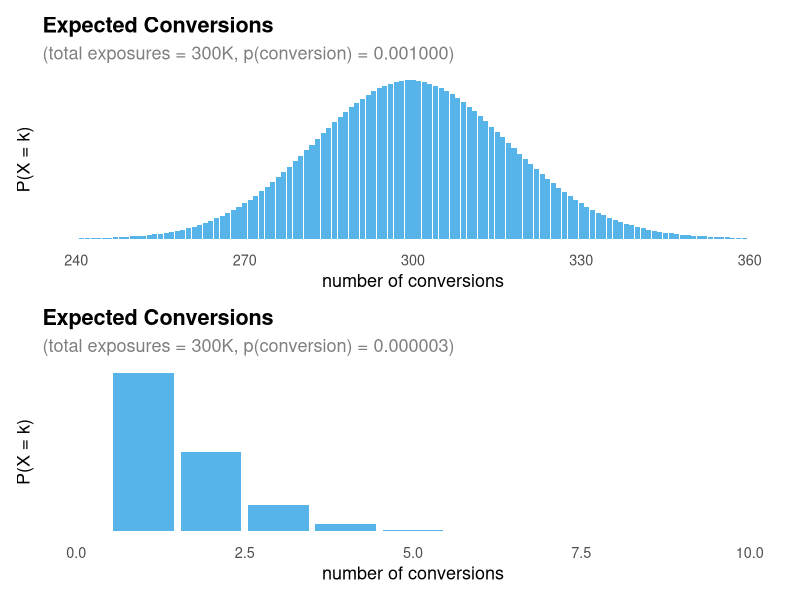
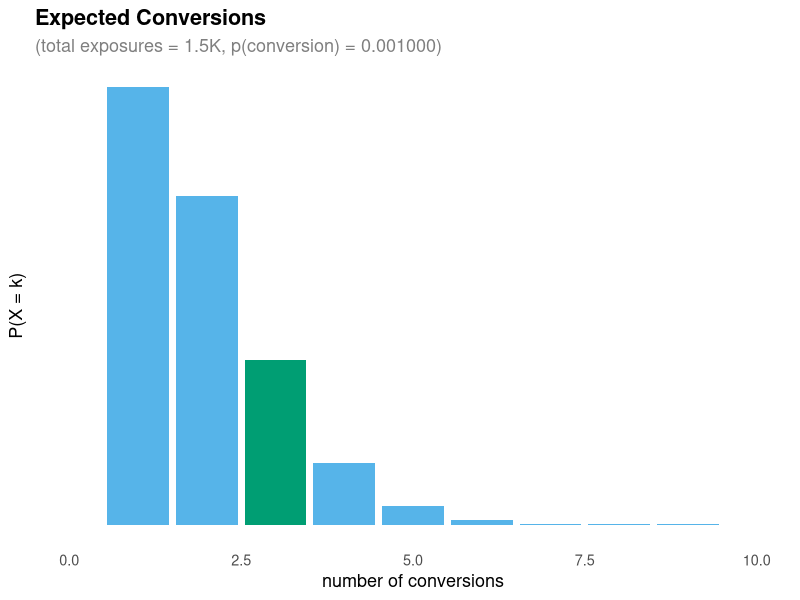

These figures' R source, in order:
## ---- chunk 1
#| label: fig-binomial-1
#| fig-cap: "Expected conversions over 30 days of exposures (10,000 per day: $1,000 worth at $0.10 each) "
#| fig-width: 6
#| fig-height: 4
#| warning: false

library(ggplot2)
library(patchwork)

plot_binomial <- function(n, p, min, max) {
  k <- 0:n
  prob <- dbinom(k, size = n, prob = p)
  
  df <- data.frame(k = k, prob = prob)
  
  ggplot(df, aes(x = k, y = prob)) +
    geom_histogram(stat = "identity", fill = "#56B4E9") +
    labs(
      title = "Expected Conversions",
      subtitle = sprintf("(total exposures = %.0fK, p(conversion) = %.6f)", n/1000, p),
      x = "number of conversions",
      y = "P(X = k)"
    ) +
    theme_minimal(base_size = 13) +
    theme(
      panel.grid.major = element_blank(),
      panel.grid.minor   = element_blank(),
      plot.title         = element_text(face = "bold"),
      plot.subtitle      = element_text(color = "grey50"),
      axis.text.y = element_blank(),
      axis.ticks.y = element_blank()
    ) + 
    xlim(c(min,max))
}

# example call
x <- plot_binomial(n = 300000, p = 1/1000,240,360)
y <- plot_binomial(n = 300000, p = 1/300000,0,10)
x/y
## ---- chunk 2
#| label: fig-binomial-2
#| fig-cap: "Expected conversions for $150 of spend with a true CPA of $100 "
#| fig-width: 6
#| fig-height: 4
#| warning: false

library(ggplot2)
library(patchwork)

plot_binomial <- function(n, p, min, max, hl = 3) {
  k <- 0:n
  prob <- dbinom(k, size = n, prob = p)
  
  df <- data.frame(k = k, prob = prob)
  df$highlight <- ifelse(k == hl, "yes", "no")
  
  ggplot(df, aes(x = k, y = prob, fill = highlight)) +
    geom_histogram(stat = "identity") +
      scale_fill_manual(values = c("yes" = "#009E73", "no" = "#56B4E9"), guide = "none") +
    labs(
      title = "Expected Conversions",
      subtitle = sprintf("(total exposures = %.1fK, p(conversion) = %.6f)", n/1000, p),
      x = "number of conversions",
      y = "P(X = k)"
    ) +
    theme_minimal(base_size = 13) +
    theme(
      panel.grid.major = element_blank(),
      panel.grid.minor   = element_blank(),
      plot.title         = element_text(face = "bold"),
      plot.subtitle      = element_text(color = "grey50"),
      axis.text.y = element_blank(),
      axis.ticks.y = element_blank()
    ) + 
    xlim(c(min,max))
}

# example call
x <- plot_binomial(n = 150/0.1, # 0.10 per conversion
                   p = 1/(100/0.1), # expect conversion every 100/0.1 exposures
                  0,10)
x
